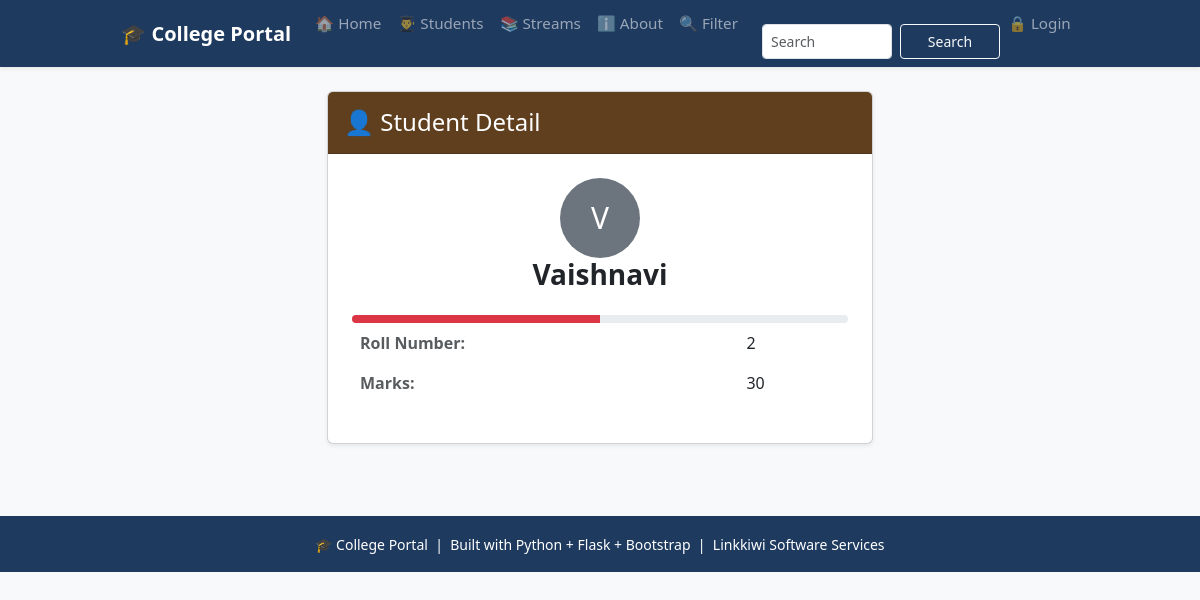
/students/2, run on the app's committed database.
### tables this page shows
CREATE TABLE students (
                    id INTEGER PRIMARY KEY AUTOINCREMENT,
                    name TEXT NOT NULL,
                    roll INTEGER NOT NULL,
                    marks INTEGER NOT NULL,
                    subject TEXT NOT NULL,
                    attendance INTEGER DEFAULT 0
                 );

### app.py (the view)
@app.route("/students/<int:id>")
def student_detail(id):
    conn = get_db()
    student = conn.execute('SELECT * FROM students WHERE id = ?', (id,)).fetchone()
    conn.close()
    if student is None:
        flash("Student not found", "danger")
        return redirect(url_for("students_page"))
    return render_template("detail.html", student=student)

### database.py (called while the page is built)
def get_db():
   conn = sqlite3.connect(DB_PATH)
   conn.row_factory = sqlite3.Row  # To access columns by name
   return conn

### templates/detail.html (shortened to what this page needs)
{% extends 'base.html' %}
{% block content %}
<div class="row justify-content-center">
    <div class="col-md-6">
        <div class="card shadow-sm mb-4">
            <div class="card-header py-3"
                 style="background-color: #5f3f1e;">
                <h4 class="mb-0 text-white">
                    👤 Student Detail
                </h4>
            </div>
            <div class="card-body p-4">
                 <div class="text-center mb-4">
                    <div class="avatar rounded-circle bg-secondary text-white
                                d-inline-flex align-items-center justify-content-center"
                         style="width: 80px; height: 80px; font-size: 30px;">
                        {{ student['name'][0]|upper }}
                    </div>
                    <h3 class="fw-bold">{{ student['name'] }} </h3>
                </div>
                 <table class="table table-borderless">
                    <tr>
                        <th class="text-muted fw-bold">Roll Number:</th>
                        <td>{{ student['roll'] }}</td>
                    </tr>
                    <tr>
                        <td class="text-muted fw-bold">Marks:</td>
                        <td>{{ student['marks'] }}</td>
                        <div class="progress mt-2" style="height:8px;">
                            <div class="progress-bar
                                {% if student['marks'] >= 90 %}bg-success
                                {% elif student['marks'] >= 75 %}bg-primary
                                {% elif student['marks'] >= 60 %}bg-warning
                                {% else %}bg-danger{% endif %}"
                                style="width: 50%;">
                            </div>
                        </div>
                    </tr>
                    </table>
            </div>
        </div>
    </div>
</div>
{% endblock %}

### templates/base.html (style rules this page uses)
:root { --brand: #1e3a5f; }

### data on the page
students: name "V", name "Vaishnavi", roll "2", marks "30"
